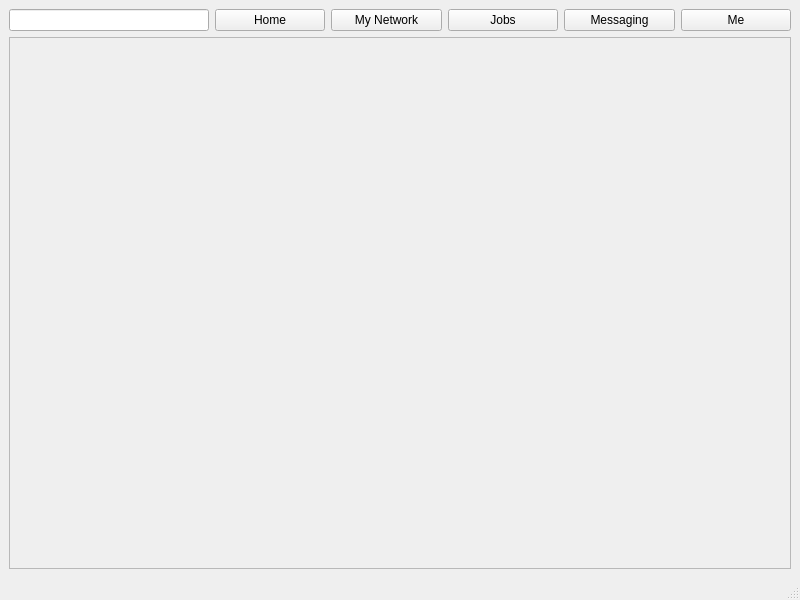
<?xml version="1.0" encoding="UTF-8"?>
<ui version="4.0">
 <class>MainWindow</class>
 <widget class="QMainWindow" name="MainWindow">
  <property name="geometry">
   <rect>
    <x>0</x>
    <y>0</y>
    <width>800</width>
    <height>600</height>
   </rect>
  </property>
  <property name="windowTitle">
   <string>InLink</string>
  </property>
  <widget class="QWidget" name="centralwidget">
   <layout class="QVBoxLayout" name="verticalLayout">
    <item>
     <layout class="QGridLayout" name="gridLayout">
      <item row="0" column="3">
       <widget class="QPushButton" name="JobsTabBtn">
        <property name="text">
         <string>Jobs</string>
        </property>
        <property name="icon">
         <iconset resource="../resource.qrc">
          <normaloff>:/job.png</normaloff>:/job.png</iconset>
        </property>
        <property name="checkable">
         <bool>true</bool>
        </property>
        <attribute name="buttonGroup">
         <string notr="true">tabsButtonGroup</string>
        </attribute>
       </widget>
      </item>
      <item row="0" column="2">
       <widget class="QPushButton" name="MyNetworkTabBtn">
        <property name="text">
         <string>My Network</string>
        </property>
        <property name="icon">
         <iconset resource="../resource.qrc">
          <normaloff>:/cloud.png</normaloff>:/cloud.png</iconset>
        </property>
        <property name="checkable">
         <bool>true</bool>
        </property>
        <attribute name="buttonGroup">
         <string notr="true">tabsButtonGroup</string>
        </attribute>
       </widget>
      </item>
      <item row="0" column="4">
       <widget class="QPushButton" name="messaginTabBtn">
        <property name="text">
         <string>Messaging</string>
        </property>
        <property name="icon">
         <iconset resource="../resource.qrc">
          <normaloff>:/comment.png</normaloff>:/comment.png</iconset>
        </property>
        <property name="checkable">
         <bool>true</bool>
        </property>
        <attribute name="buttonGroup">
         <string notr="true">tabsButtonGroup</string>
        </attribute>
       </widget>
      </item>
      <item row="0" column="1">
       <widget class="QPushButton" name="homeTabBtn">
        <property name="styleSheet">
         <string notr="true">#homeTabBtn {
    qproperty-iconSize: 24px;
}
#homeTabBtn::icon {
    position: absolute;
    top: 0;
    left: 50%;
    transform: translateX(-50%);
}
#homeTabBtn::text {
    position: absolute;
    bottom: 0;
    left: 50%;
    transform: translateX(-50%);
}</string>
        </property>
        <property name="text">
         <string>Home</string>
        </property>
        <property name="icon">
         <iconset resource="../resource.qrc">
          <normaloff>:/home.png</normaloff>:/home.png</iconset>
        </property>
        <property name="checkable">
         <bool>true</bool>
        </property>
        <attribute name="buttonGroup">
         <string notr="true">tabsButtonGroup</string>
        </attribute>
       </widget>
      </item>
      <item row="0" column="0">
       <widget class="QLineEdit" name="SearchBoxTabButton">
        <property name="sizePolicy">
         <sizepolicy hsizetype="Preferred" vsizetype="Fixed">
          <horstretch>0</horstretch>
          <verstretch>0</verstretch>
         </sizepolicy>
        </property>
        <property name="minimumSize">
         <size>
          <width>200</width>
          <height>0</height>
         </size>
        </property>
       </widget>
      </item>
      <item row="0" column="5">
       <widget class="QPushButton" name="MeTabBtn">
        <property name="text">
         <string>Me</string>
        </property>
        <property name="icon">
         <iconset resource="../resource.qrc">
          <normaloff>:/user.png</normaloff>:/user.png</iconset>
        </property>
        <property name="checkable">
         <bool>true</bool>
        </property>
        <attribute name="buttonGroup">
         <string notr="true">tabsButtonGroup</string>
        </attribute>
       </widget>
      </item>
      <item row="1" column="0" colspan="6">
       <widget class="QScrollArea" name="Area">
        <property name="widgetResizable">
         <bool>true</bool>
        </property>
        <widget class="QWidget" name="scrollAreaWidgetContents">
         <property name="geometry">
          <rect>
           <x>0</x>
           <y>0</y>
           <width>774</width>
           <height>486</height>
          </rect>
         </property>
        </widget>
       </widget>
      </item>
     </layout>
    </item>
   </layout>
  </widget>
  <widget class="QMenuBar" name="menubar">
   <property name="geometry">
    <rect>
     <x>0</x>
     <y>0</y>
     <width>800</width>
     <height>25</height>
    </rect>
   </property>
  </widget>
  <widget class="QStatusBar" name="statusbar"/>
 </widget>
 <resources>
  <include location="../resource.qrc"/>
 </resources>
 <connections/>
 <buttongroups>
  <buttongroup name="tabsButtonGroup"/>
 </buttongroups>
</ui>
